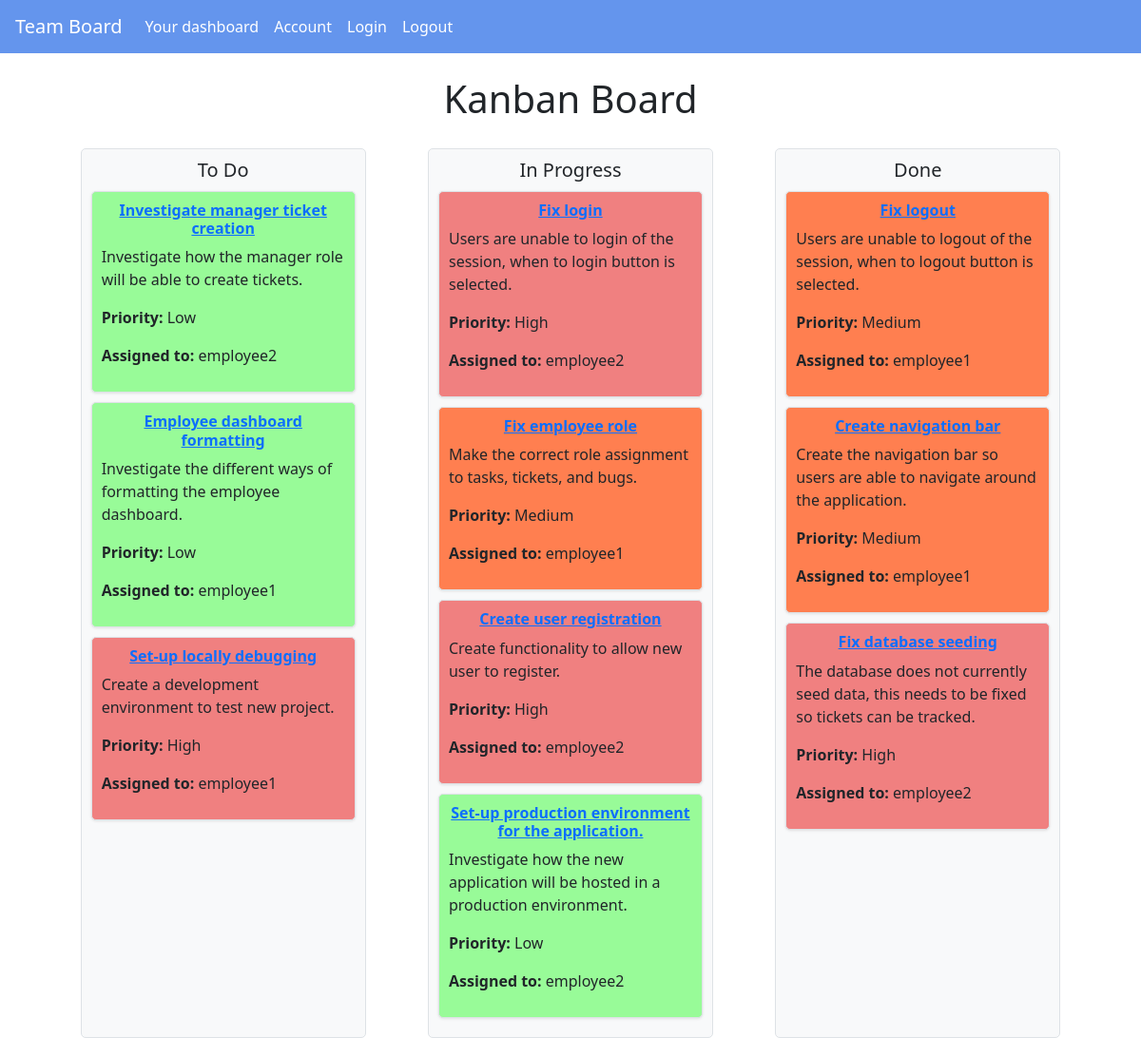
The page / on the database its author committed.
### app/models.py (models this page shows, shortened)
class Ticket(db.Model):
    id = db.Column(db.Integer, primary_key=True)
    title = db.Column(db.String(80), nullable=False)
    type_of_ticket = db.Column(db.String(80), nullable=False)
    priority_level = db.Column(db.String(80), nullable=False)
    start_date = db.Column(db.Date, nullable=False)
    end_date = db.Column(db.Date, nullable=False)
    status = db.Column(db.String(20), default='To DO', nullable=False)
    description = db.Column(db.Text, nullable=False)
    assigned_to = db.Column(db.Integer, db.ForeignKey('user.id'), nullable=True)
    tickets_assigned = db.relationship('User', backref='tickets', lazy=True)

class User(db.Model, UserMixin):
    id = db.Column(db.Integer, primary_key=True)
    username = db.Column(db.String(80), unique=True, nullable=False)
    password_hash = db.Column(db.String(128), nullable=False)
    role = db.Column(db.String(80), nullable=False, default='employee') # is the user 'manager' or 'employee'

### app/routes.py (the view)
@app_routes.route('/')
def index():
    to_do_tickets = Ticket.query.filter_by(status='To Do').all()
    in_progress_tickets = Ticket.query.filter_by(status='In Progress').all()
    done_tickets = Ticket.query.filter_by(status='Done').all()
    return render_template(
        'kanban_board.html',
        to_do_tickets=to_do_tickets,
        in_progress_tickets=in_progress_tickets,
        done_tickets=done_tickets
    )

### app/templates/kanban_board.html
{% extends "base.html" %}
{% block content %}
 <div class="container">
    <h1 class="text-center mt-4">Kanban Board</h1>
    <div class="kanban-board">
        <div class="kanban-column">
            <h5>To Do</h5>
            {% for ticket in to_do_tickets %}
                <div class="kanban-card
                    {% if ticket.priority_level == 'High' %} priority-high
                    {% elif ticket.priority_level == 'Medium' %} priority-medium
                    {% elif ticket.priority_level == 'Low' %} priority-low
                    {% endif %}">
                    <h6><strong><a href="{{ url_for('routes.ticket_details', id=ticket.id) }}">
                        {{ ticket.title }}
                    </a></strong></h6>
                    <p>{{ ticket.description }}</p>
                    <p><strong>Priority:</strong> {{ ticket.priority_level }}</p>
                    <p><strong>Assigned to:</strong>
                        {% if ticket.tickets_assigned %}
                            {{ ticket.tickets_assigned.username }}
                        {% else %}
                            Not Assigned
                        {% endif %}
                    </p>
                </div>
            {% endfor %}
        </div>
        <div class="kanban-column">
            <h5>In Progress</h5>
            {% for ticket in in_progress_tickets %}
                <div class="kanban-card
                    {% if ticket.priority_level == 'High' %} priority-high
                    {% elif ticket.priority_level == 'Medium' %} priority-medium
                    {% elif ticket.priority_level == 'Low' %} priority-low
                    {% endif %}">
                    <h6><strong><a href="{{ url_for('routes.ticket_details', id=ticket.id) }}">
                        {{ ticket.title }}
                    </a></strong></h6>
                    <p>{{ ticket.description }}</p>
                    <p><strong>Priority:</strong> {{ ticket.priority_level }}</p>
                    <p><strong>Assigned to:</strong>
                        {% if ticket.tickets_assigned %}
                            {{ ticket.tickets_assigned.username }}
                        {% else %}
                            Not Assigned
                        {% endif %}
                    </p>
                </div>
            {% endfor %}
        </div>
        <div class="kanban-column">
            <h5>Done</h5>
            {% for ticket in done_tickets %}
                <div class="kanban-card
                    {% if ticket.priority_level == 'High' %} priority-high
                    {% elif ticket.priority_level == 'Medium' %} priority-medium
                    {% elif ticket.priority_level == 'Low' %} priority-low
                    {% endif %}">
                    <h6><strong><a href="{{ url_for('routes.ticket_details', id=ticket.id) }}">
                        {{ ticket.title }}
                    </a></strong></h6>
                    <p>{{ ticket.description }}</p>
                    <p><strong>Priority:</strong> {{ ticket.priority_level }}</p>
                    <p><strong>Assigned to:</strong>
                        {% if ticket.tickets_assigned %}
                            {{ ticket.tickets_assigned.username }}
                        {% else %}
                            Not Assigned
                        {% endif %}
                    </p>
                </div>
            {% endfor %}
        </div>
    </div>
 </div>
{% endblock %}

### app/templates/base.html (shortened to what this page needs)
<!DOCTYPE html>
<html lang="en">
<head>
    <link rel="stylesheet" href="{{ url_for('static', filename='css/styles.css') }}">
    <link rel="stylesheet" href="https://cdn.jsdelivr.net/npm/bootstrap@5.3.0/dist/css/bootstrap.min.css">
</head>
<body>
    <nav class="navbar navbar-expand-md navbar-light">
        <a class="navbar-brand ps-3" href="{{ url_for('routes.index')}}">Team Board</a>
        <div class="collapse navbar-collapse" id="navbarNav">
            <ul class="navbar-nav">
                <li class="nav-item">
                    <a class="nav-link" href="{{ url_for('routes.dashboard')}}">Your dashboard</a>
                </li>
                <li class="nav-item">
                    <a class="nav-link" href="{{ url_for('routes.account')}}">Account</a>
                </li>
                <li class="nav-item">
                    <a class="nav-link" href="{{ url_for('routes.login')}}">Login</a>
                </li>
                <li class="nav-item">
                    <a class="nav-link" href="{{ url_for('routes.logout')}}">Logout</a>
                </li>
            </ul>
        </div>
    </nav>
    {% block content %} {% endblock %}
</body>
</html>

### app/static/css/styles.css (style rules this page uses)
body { background-color: #f8f9fa; font-family: 'Arial', sans-serif; }
.navbar { background-color: #6495ED; }
.navbar a { color: white; }
.container { margin-top: 20px; }
.kanban-board { display: flex; gap: 20px; overflow-x: auto; padding: 20px; }
.kanban-column { flex: 0 0 300px; background-color: #f8f9fa; border: 1px solid #dee2e6; border-radius: 5px; padding: 10px; margin-left: auto; margin-right: auto; }
.kanban-column h5 { text-align: center; margin-bottom: 10px; }
.kanban-card { background-color: #fff; border: 1px solid #dee2e6; border-radius: 5px; padding: 10px; margin-bottom: 10px; box-shadow: 0 1px 3px rgba(0, 0, 0, 0.1); }
.kanban-card h6 { text-align: center; }
.priority-high { background-color: #F08080; }
.priority-medium { background-color: #FF7F50; }
.priority-low { background-color: #98FB98; }

### rows shown on the page
Ticket: title "Investigate manager ticket creation", description "Investigate how the manager role will be able to create tickets.", priority_level "Low", tickets_assigned.username "employee2"
Ticket: title "Employee dashboard formatting", description "Investigate the different ways of formatting the employee dashboard.", priority_level "Low", tickets_assigned.username "employee1"
Ticket: title "Set-up locally debugging", description "Create a development environment to test new project.", priority_level "High", tickets_assigned.username "employee1"
Ticket: title "Fix login", description "Users are unable to login of the session, when to login button is selected.", priority_level "High", tickets_assigned.username "employee2"
Ticket: title "Fix employee role", description "Make the correct role assignment to tasks, tickets, and bugs.", priority_level "Medium", tickets_assigned.username "employee1"
Ticket: title "Create user registration", description "Create functionality to allow new user to register.", priority_level "High", tickets_assigned.username "employee2"
Ticket: title "Set-up production environment for the application.", description "Investigate how the new application will be hosted in a production environment.", priority_level "Low", tickets_assigned.username "employee2"
Ticket: title "Fix logout", description "Users are unable to logout of the session, when to logout button is selected.", priority_level "Medium", tickets_assigned.username "employee1"
Ticket: title "Create navigation bar", description "Create the navigation bar so users are able to navigate around the application.", priority_level "Medium", tickets_assigned.username "employee1"
Ticket: title "Fix database seeding", description "The database does not currently seed data, this needs to be fixed so tickets can be tracked.", priority_level "High", tickets_assigned.username "employee2"
